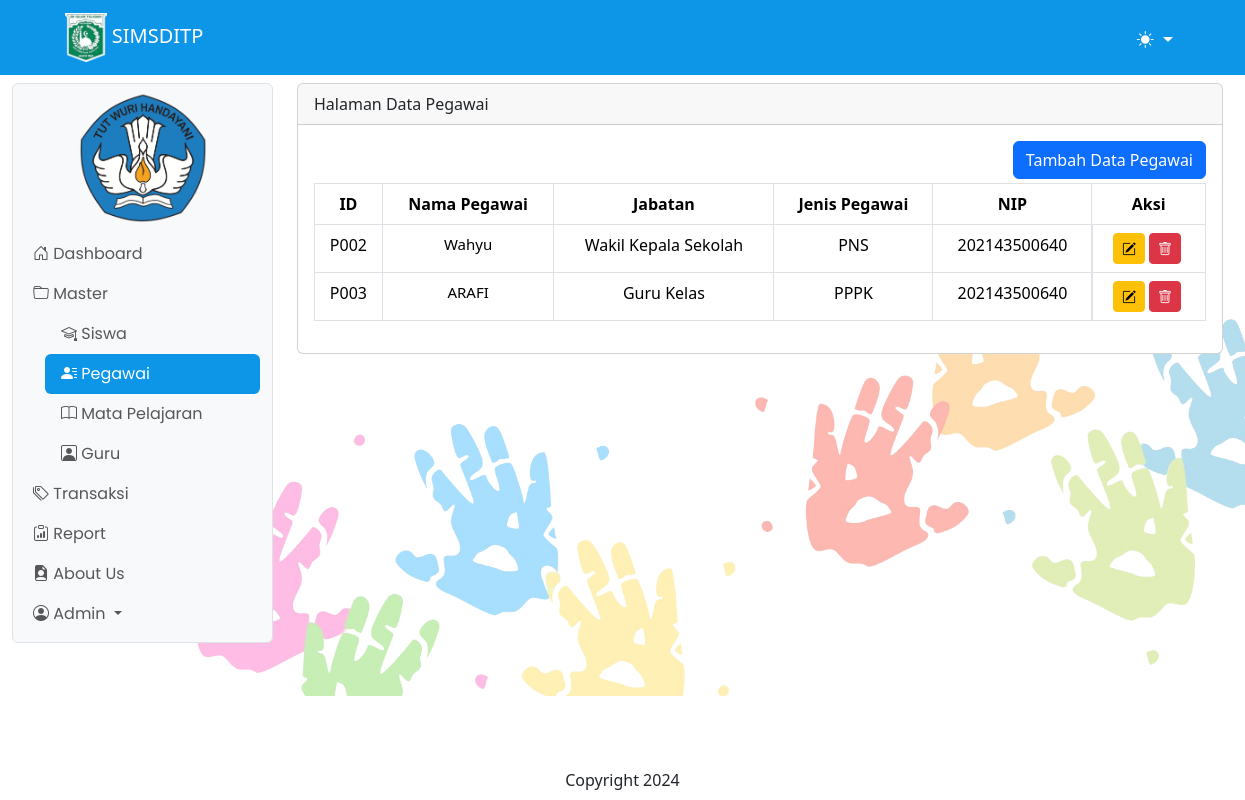
Page /pegawaii (signed in) on the committed database.
### tables this page shows
CREATE TABLE `pegawai` (
  `id_pegawai` varchar(50) NOT NULL,
  `nama_pegawai` varchar(300) NOT NULL,
  `jabatan` varchar(100) NOT NULL,
  `jenis_pegawai` varchar(100) NOT NULL,
  `nip` varchar(300) NOT NULL
);

### pegawai/pegawai.php (the view, shortened to what this page needs)
<?php
include "./proses/connect.php";
$query = mysqli_query($conn, "SELECT * FROM pegawai");
while ($record = mysqli_fetch_array($query)) {
    $result[] = $record;
}
?>
<link rel="stylesheet" href="https://cdnjs.cloudflare.com/ajax/libs/sweetalert/2.1.2/sweetalert.min.css">
<div class="col-lg-10 mt-2" style="margin-right:-320px">
    <div class="card">
        <div class="card-header">
            Halaman Data Pegawai
        </div>
        <div class="card-body">
            <div class="row">
                <div class="col d-flex justify-content-end">
                    <button class="btn btn-primary" data-bs-toggle="modal" data-bs-target="#modaltambahuser">
                        Tambah Data Pegawai
                    </button>
                </div>
            </div>
                    <?php
            if (empty($result)) {
                echo "Data Pegawai Tidak Ada";
            } else {
                ?>
                <div class="table-responsive mt-1">
                    <table class="table table-bordered" id="example">
                        <thead>
                            <tr>
                                <th scope="col" style="text-align:center">ID</th>
                                <th scope="col" style="text-align:center">Nama Pegawai</th>
                                <th scope="col" style="text-align:center">Jabatan</th>
                                <th scope="col" style="text-align:center">Jenis Pegawai</th>
                                <th scope="col" style="text-align:center">NIP</th>
                                <th scope="col" style="text-align:center">Aksi</th>
                            </tr>
                        </thead>
                        <tbody style="text-align:center">
                            <?php
                            foreach ($result as $row) {
                                ?>
                                <tr style="text-align:center">
                                    <td>
                                        <?php echo $row['id_pegawai'] ?>
                                    </td>
                                    <td style="font-size:15px">
                                        <?php echo $row['nama_pegawai'] ?>
                                    </td>
                                    <td>
                                        <?php echo $row['jabatan'] ?>
                                    </td>
                                    <td>
                                        <?php echo $row['jenis_pegawai'] ?>
                                    </td>
                                    <td style="text-align:center">
                                        <?php echo $row['nip'] ?>
                                    </td>
                                    <td class="d-flex" style="justify-content: center">
                                        <button class="btn btn-warning btn-sm me-1" data-bs-toggle="modal"
                                            data-bs-target="#modaledit<?php echo $row['nama_pegawai'] ?>"><i
                                                class="bi bi-pencil-square"></i></button>
                                        <button class="btn btn-danger btn-sm me-1" data-bs-toggle="modal"
                                            data-bs-target="#modaldelet<?php echo $row['nama_pegawai'] ?>">
                                            <i class="bi bi-trash"></i>
                                        </button>
                                    </td>
                                </tr>
                                <?php
                            }
                            ?>
                        </tbody>
                    </table>
                </div>
                <?php
            }
            ?>
        </div>
    </div>
</div>

### sidebar.php (shortened to what this page needs)
<link rel="stylesheet" type="text/css" href="assets/css/sidebar.css" />
<div class="col-lg-3">
    <nav class="navbar navbar-expand-lg bg-body-tertiary rounded border mt-2">
        <div class="container-fluid">
            <div class="offcanvas offcanvas-start" tabindex="-1" id="offcanvasNavbar"
                aria-labelledby="offcanvasNavbarLabel" style="width:280px">
                <div class="offcanvas-body" style="background-color: var(--bs-dark-text); color: var(--bs-body-bg)">
                    <ul class="navbar-nav flex-column nav-pills justify-content-end flex-grow-1 pe">
                        <li class="nav-item">
                            <img src="assets/img/tut.png" alt=""
                                style="width:130px; display: block; margin-left: auto; margin-right: auto;margin-bottom:10px">
                            <a class="nav-link ps-2 <?php echo ((isset($_GET['x']) && $_GET['x'] == 'home') || !isset($_GET['x'])) ? 'active link-light' : 'link--bs-emphasis-color'; ?>"
                                aria-current="page" href="home">
                                <i class="bi bi-house-door"></i> Dashboard
                            </a>
                        </li>
                        <?php if (!empty($hasil) && isset($hasil['level'])) { ?>
                            <?php if ($hasil['level'] == 1) { ?>
                                <li class="nav-item">
                                    <a class="nav-link ps-2 dropdown-btn <?php echo (isset($_GET['x']) && ($_GET['x'] == 'master' || $_GET['x'] == 'siswa' || $_GET['x'] == 'pegawai')) ? 'active link-light' : 'link--bs-emphasis-color'; ?>"
                                        href="#">
                                        <i class="bi bi-folder"></i> Master
                                    </a>
                                    <div class="dropdown-container"
                                        style="<?php echo (isset($_GET['x']) && ($_GET['x'] == 'siswaa' || $_GET['x'] == 'pegawaii' || $_GET['x'] == 'mapell'|| $_GET['x'] == 'guruu')) ? 'display: block;' : ''; ?>">
                                        <a class="nav-link ps-3 <?php echo (isset($_GET['x']) && $_GET['x'] == 'siswaa') ? 'active link-light' : 'link--bs-emphasis-color'; ?>"
                                            href="siswaa"><i class="bi bi-mortarboard"></i> Siswa</a>
                                        <a class="nav-link ps-3 <?php echo (isset($_GET['x']) && $_GET['x'] == 'pegawaii') ? 'active link-light' : 'link--bs-emphasis-color'; ?>"
                                            href="pegawaii"><i class="bi bi-person-lines-fill"></i> Pegawai</a>
                                        <a class="nav-link ps-3 <?php echo (isset($_GET['x']) && $_GET['x'] == 'mapell') ? 'active link-light' : 'link--bs-emphasis-color'; ?>"
                                            href="mapell"><i class="bi bi-book"></i> Mata Pelajaran</a>
                                        <a class="nav-link ps-3 <?php echo (isset($_GET['x']) && $_GET['x'] == 'guruu') ? 'active link-light' : 'link--bs-emphasis-color'; ?>"
                                            href="guruu"><i class="bi bi-person-square"></i> Guru</a>
                                    </div>
                                </li>
                            <?php } ?>
                            <?php if ($hasil['level'] == 1) { ?>
                                <li class="nav-item">
                                    <a class="nav-link ps-2 dropdown-btn <?php echo (isset($_GET['x']) && ($_GET['x'] == 'transaksi' || $_GET['x'] == 'absen')) ? 'active link-light' : 'link--bs-emphasis-color'; ?>"
                                        href="#">
                                        <i class="bi bi-tags"></i> Transaksi
                                    </a>
                                </li>
                            <?php } ?>
                        <?php } ?>
                        <?php if (!empty($hasil) && isset($hasil['level']) && $hasil['level'] == 1) { ?>
                            <li class="nav-item">
                                <a class="nav-link ps-2 <?php echo (isset($_GET['x']) && $_GET['x'] == 'reportt') ? 'active link-light' : 'link--bs-emphasis-color'; ?>"
                                    href="reportt">
                                    <i class="bi bi-clipboard-data"></i> Report
                                </a>
                            </li>
                        <?php } ?>
                        <?php if (!empty($hasil) && isset($hasil['level']) && $hasil['level'] == 1) { ?>
                            <li class="nav-item">
                                <a class="nav-link ps-2 <?php echo (isset($_GET['x']) && $_GET['x'] == 'aboutt') ? 'active link-light' : 'link--bs-emphasis-color'; ?>"
                                    href="aboutt">
                                    <i class="bi bi-file-earmark-person-fill"></i> About Us
                                </a>
                            </li>
                        <?php } ?>
                        <li class="nav-item dropdown">
                            <a class="nav-link dropdown-toggle" href="." role="button" data-bs-toggle="dropdown"
                                aria-expanded="false">
                                <i class="bi bi-person-circle"></i>
                                <?php echo isset($hasil['nama']) ? $hasil['nama'] : 'Nama Pengguna'; ?>
                            </a>
                        </li>
                    </ul>
                </div>
            </div>
        </div>
    </nav>
</div>

### assets/css/header.css (style rules this page uses)
.nav-link.active, .nav-link:focus { background-color: #0d95e8 !important; color: white !important; }
.dropdown-container .nav-link.active, .dropdown-container .nav-link:focus { background-color: #0d95e8 !important; color: white !important; }

### assets/css/sidebar.css (style rules this page uses)
.nav-item { font-family: poppins; font-size: 16px; }
.dropdown-container { display: none; padding-left: 20px; }
.dropdown-btn { cursor: pointer; }
.nav-link.active { color: #0d6efd; }
.nav-item .nav-link { transition: background-color 0.2s ease, color 0.2s ease; }

### rows in the picture
pegawai: id_pegawai "P002", nama_pegawai "Wahyu", jabatan "Wakil Kepala Sekolah", jenis_pegawai "PNS", nip "202143500640"
pegawai: id_pegawai "P003", nama_pegawai "ARAFI", jabatan "Guru Kelas", jenis_pegawai "PPPK", nip "202143500640"

### other values in the picture
$hasil['nama'] "Admin"
